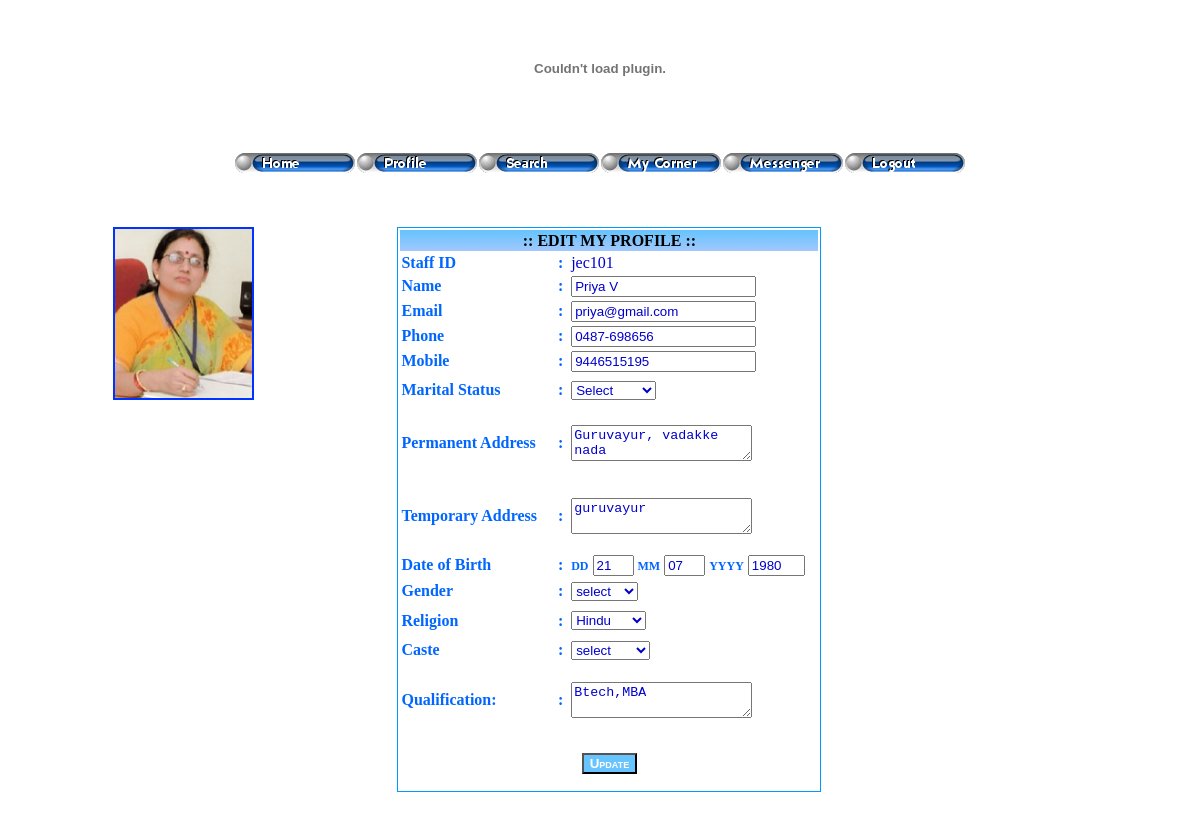
The page /edit_hod_profile.php (signed in) on the database its author committed.
### tables this page shows
CREATE TABLE IF NOT EXISTS `staff` (
  `staffid` varchar(15) NOT NULL,
  `password` varchar(100) NOT NULL,
  `name` varchar(50) NOT NULL,
  `email` varchar(50) NOT NULL,
  `phone` varchar(15) NOT NULL,
  `mobile` varchar(15) NOT NULL,
  `maritalStatus` char(1) NOT NULL,
  `paddress` varchar(1000) NOT NULL,
  `taddress` varchar(1000) NOT NULL,
  `dob` date NOT NULL,
  `gender` char(1) NOT NULL,
  `religion` varchar(30) NOT NULL,
  `caste` varchar(30) NOT NULL,
  `dept` varchar(5) NOT NULL,
  `qualification` varchar(500) NOT NULL,
  `designation` varchar(30) NOT NULL,
  `photo` varchar(50) NOT NULL,
  PRIMARY KEY (`staffid`)
);

### edit_hod_profile.php (the view, shortened to what this page needs)
<!DOCTYPE HTML PUBLIC "-//W3C//DTD HTML 4.01 Transitional//EN" "http://www.w3.org/TR/html4/loose.dtd">
<html>
<head>
<link href="box.css" rel="stylesheet" type="text/css">
<link href="btstyle.css" rel="stylesheet" type="text/css">
</head>
<body>
<?php
function generate_list($all_list,$selected_item){
 $t_dump="n";
 foreach ($all_list as $abrv => $value) {
  if ($selected_item==$abrv)
   $t_dump.="<option value=\"$abrv\" selected>$all_list[$abrv]</option>";
  else
   $t_dump.="<option value=\"$abrv\">$all_list[$abrv]</option>";
  }
 return $t_dump;
}
$listreligion['XX'] = 'Select';
$listreligion['Hindu'] = 'Hindu';
$listreligion['Christian'] = 'Christian';
$listreligion['Muslim'] = 'Muslim';
$religion=$_POST['religion'];
$name=$_POST['name'];
$email=$_POST['email'];
$phone=$_POST['phone'];
$paddress=$_POST['paddress'];
$taddress=$_POST['taddress'];
$mobile=$_POST['mobile'];
$dob=$_POST['year']."-".$_POST['month']."-".$_POST['date'];
$qualification=$_POST['qualification'];
?>
<?php
$staffid=$_COOKIE['user'];
if($religion==NULL){
$con = mysql_connect("localhost","root","");
		if (!$con)
  		{
  			die('Could not connect: ' . mysql_error());
  		}
		else
		{
			$result = mysql_query("SELECT * FROM staff WHERE staffid='$staffid'");
			$row = mysql_fetch_array($result);
  				$name=$row['name'];
  				$email=$row['email'];
  				$phone=$row['phone'];
 				 $mobile=$row['mobile'];
				 $paddress=$row['paddress'];
				 $taddress=$row['taddress'];
					$dob=$row['dob'];
 			     $qualification=$row['qualification'];
				 $religion=$row['religion'];
$photo=$row['photo'];
 $src="upload/".$photo;
  			}
			}
?>
<p>&nbsp;</p>
<table width="980" border="0" align="center">
  <tr>
    <td width="29%" height="631" valign="top"><p class="princprof3"><img src="<?php echo $src; ?>" alt="" name="photo" width="137" height="169" border="2" class="style6"></p>
        <p class="princprof3">&nbsp;</p>
        <p class="princprof3">&nbsp;</p>
        <p class="princprof3">&nbsp;</p>
        <p class="princprof3">&nbsp;</p>
        <p class="princprof3">&nbsp;</p>
        <p class="princprof3">&nbsp;</p>
        <p class="princprof3">&nbsp;</p>
        <p class="princprof3">&nbsp;</p>
        <p class="princprof3">&nbsp;</p>
        <p class="princprof3">&nbsp;</p>
        <p class="princprof3">&nbsp;</p>
    <p class="princprof3">&nbsp;</p></td>
    <td width="71%" valign="top">
      <table width="385" border="0" align="left" cellpadding="1" cellspacing="1" bgcolor="#0099FF">
        <tr>
          <td bgcolor="#FFFFFF"><form name="form1" method="post" action="<?php echo $_SERVER['PHP_SELF']; ?>">
            <div align="center">
            <div align="center">
              <table width="420" border="0" align="center" cellspacing="1">
                <tr>
                  <td height="21" colspan="3" class="style6" background="title.jpg"><div align="center" class="princprof3 style7">:: EDIT MY PROFILE :: </div></td>
                  </tr>
                <tr>
                  <td width="139" height="21" class="style6"><div align="right" class="editstaf2 style1 style3">
                      <div align="left"><span class="style4">Staff ID </span></div>
                  </div></td>
                  <td width="9" class="style6"><span class="style4 style1"><strong>:</strong></span></td>
                  <td width="223" class="style6">
                    <div align="left" class="box"><?php echo $staffid; ?></div></td>
                </tr>
                <tr>
                  <td height="24" class="style6"><div align="right" class="style3">
                      <div align="left"><span class="style4">Name</span></div>
                  </div></td>
                  <td class="style6"><span class="style4 style1"><strong>:</strong></span></td>
                  <td class="style6">
                    <div align="left" class="style6"><strong>
                      <input name="name" type="text" class="box" id="name3" value="<?php echo $name; ?>">
                  </strong></div></td>
                </tr>
                <tr>
                  <td height="24" class="style6"><div align="right" class="style3">
                      <div align="left"><span class="style4">Email</span></div>
                  </div></td>
                  <td class="style3">:</td>
                  <td class="style6">
                    <div align="left" class="style6"><strong>
                      <input name="email" type="text" class="box" id="email3" value="<?php echo $email; ?>">
                  </strong></div></td>
                </tr>
                <tr>
                  <td height="24" class="style6"><div align="right" class="style3">
                      <div align="left"><span class="style4">Phone</span></div>
                  </div></td>
                  <td class="style3">:</td>
                  <td class="style6">
                    <div align="left" class="style6"><strong>
                      <input name="phone" type="text" class="box" id="phone3" value="<?php echo $phone; ?>">
                  </strong></div></td>
                </tr>
                <tr>
                  <td height="24" class="style6"><div align="right" class="style3">
                      <div align="left"><span class="style4">Mobile</span></div>
                  </div></td>
                  <td class="style3">:</td>
                  <td class="style6">
                    <div align="left" class="style6"><strong>
                      <input name="mobile" type="text" class="box" id="mobile3" value="<?php echo $mobile; ?>">
                  </strong></div></td>
                </tr>
                <tr>
                  <td height="32" class="style6"><div align="right" class="style3">
                      <div align="left"><span class="style4">Marital Status</span></div>
                  </div></td>
                  <td class="style3">:</td>
                  <td class="style6">
                    <div align="left" class="style6"><strong>
                      <select name="marital_status" class="box" id="select7">
                        <option value="0">Select</option>
                      </select>
                  </strong></div></td>
                </tr>
                <tr>
                  <td height="72" class="style6"><div align="right" class="style3">
                      <div align="left"><span class="style4">Permanent Address</span></div>
                  </div></td>
                  <td class="style3">:</td>
                  <td class="style6">
                    <div align="left" class="style6"><strong>
                      <textarea name="paddress" class="box" id="textarea4"><?php echo $paddress; ?></textarea>
                  </strong></div></td>
                </tr>
                <tr>
                  <td height="72" class="style6"><div align="right" class="style3">
                      <div align="left"><span class="style4">Temporary Address</span></div>
                  </div></td>
                  <td class="style3">:</td>
                  <td class="style6">
                    <div align="left" class="style6"><strong>
                      <textarea name="taddress" class="box" id="textarea5"><?php echo $taddress; ?></textarea>
                  </strong></div></td>
                </tr>
                <tr>
                  <td height="24" class="style6"><div align="right" class="style3">
                      <div align="left"><span class="style4">Date of Birth</span></div>
                  </div></td>
                  <td class="style3">:</td>
                  <td class="style6">
                    <div align="left" class="style6"><strong><span class="style9 editstaf3  style1">DD</span>
                          <input name="date" type="text" class="box" id="date3" value="<?php $date=substr($dob,8,2); echo $date; ?>" size="2">
                          <span class="style9"><span class="style5">MM</span>
                          <input name="month" type="text" class="box" id="month3" value="<?php $month=substr($dob,5,2); echo $month; ?>" size="2">
                          <span class="style5">YYYY</span>
                          <input name="year" type="text" class="box" id="year3" value="<?php $year=substr($dob,0,4); echo $year; ?>" size="4">
                      </span> </strong></div></td>
                </tr>
                <tr>
                  <td height="26" class="style6"><div align="right" class="style3">
                      <div align="left"><span class="style4">Gender</span></div>
                  </div></td>
                  <td class="style3">:</td>
                  <td class="style6">
                    <div align="left" class="style6"><strong>
                      <select name="gender" class="box" id="select8">
                        <option value="0">select</option>
                      </select>
                  </strong></div></td>
                </tr>
                <tr>
                  <td height="31" class="style6"><div align="right" class="style3">
                      <div align="left">Religion</div>
                  </div></td>
                  <td class="style3">:</td>
                  <td class="style6">
                    <div align="left" class="style6"><strong>
                      <select name="religion" class="box" id="select9" onChange="return submitForm('religion')">
                        <?php print generate_list($listreligion,$religion); ?>
                      </select>
                  </strong></div></td>
                </tr>
                <tr>
                  <td height="26" class="style6"><div align="right" class="style3">
                      <div align="left">Caste</div>
                  </div></td>
                  <td class="style3">:</td>
                  <td class="style6">
                    <div align="left" class="style6"><strong>
                      <select name="caste" class="box" id="select10">
                        <option value="0">select</option>
                      </select>
                  </strong></div></td>
                </tr>
                <tr>
                  <td height="72" class="style6 style1"><div align="left" class="style1"><strong>Qualification:</strong></div></td>
                  <td class="style3">:</td>
                  <td class="style6">
                    <div align="left" class="style6"><strong>
                      <textarea name="qualification" class="box" id="textarea6"><?php echo $qualification; ?></textarea>
                  </strong></div></td>
                </tr>
              </table>
              <p align="center">
                <input type="submit" name="Submit" value="Update" class="butstyle">
              </p>
              </div>
          </form></td>
        </tr>
    </table></td>
  </tr>
</table>
</body>
</html>

### box.css (style rules this page uses)
.box { color: #0000CC; }

### btstyle.css (style rules this page uses)
.butstyle { font-family: Verdana, Arial, Helvetica, sans-serif; font-weight: bold; font-variant: small-caps; color: #FFFFFF; background-color:#67C4FF; cursor: hand; }

### edit_hod_profile.php (style rules this page uses)
.editstaf2 { color: #00CC33 }
.editstaf3 { font-size: 12px; color: #00CC33; }
.style1 { color: #0066FF }
.style3 { color: #0066FF; font-weight: bold; }
.style5 { font-size: 12px; color: #0066FF; }
.style6 { color: #0033FF }
.style7 { color: #000000 }

### rows shown on the page
staff: photo (picture), name "Priya V", email "priya@gmail.com", phone "0487-698656", mobile "9446515195", paddress "Guruvayur, vadakke nada", taddress "guruvayur", date "21", month "07", year "1980", religion "Hindu", qualification "Btech,MBA"

### other values the page prints
$staffid "jec101"
